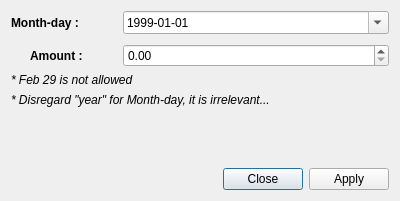
<?xml version="1.0" encoding="UTF-8"?>
<ui version="4.0">
 <class>EditAmountInfoDialog</class>
 <widget class="QDialog" name="EditAmountInfoDialog">
  <property name="geometry">
   <rect>
    <x>0</x>
    <y>0</y>
    <width>400</width>
    <height>201</height>
   </rect>
  </property>
  <property name="windowTitle">
   <string>Dialog</string>
  </property>
  <layout class="QVBoxLayout" name="verticalLayout_2">
   <item>
    <layout class="QVBoxLayout" name="verticalLayout">
     <item>
      <layout class="QFormLayout" name="formLayout">
       <property name="labelAlignment">
        <set>Qt::AlignRight|Qt::AlignTrailing|Qt::AlignVCenter</set>
       </property>
       <property name="formAlignment">
        <set>Qt::AlignLeading|Qt::AlignLeft|Qt::AlignTop</set>
       </property>
       <property name="horizontalSpacing">
        <number>40</number>
       </property>
       <property name="verticalSpacing">
        <number>10</number>
       </property>
       <item row="0" column="0">
        <widget class="QLabel" name="dateLabel">
         <property name="font">
          <font>
           <bold>true</bold>
          </font>
         </property>
         <property name="text">
          <string>Month-day : </string>
         </property>
        </widget>
       </item>
       <item row="1" column="0">
        <widget class="QLabel" name="label_3">
         <property name="font">
          <font>
           <bold>true</bold>
          </font>
         </property>
         <property name="text">
          <string>Amount :</string>
         </property>
        </widget>
       </item>
       <item row="1" column="1">
        <widget class="QDoubleSpinBox" name="amountDoubleSpinBox">
         <property name="maximum">
          <double>1000000000.000000000000000</double>
         </property>
        </widget>
       </item>
       <item row="0" column="1">
        <widget class="QDateEdit" name="dateDateEdit">
         <property name="dateTime">
          <datetime>
           <hour>0</hour>
           <minute>0</minute>
           <second>0</second>
           <year>1999</year>
           <month>1</month>
           <day>1</day>
          </datetime>
         </property>
         <property name="currentSection">
          <enum>QDateTimeEdit::YearSection</enum>
         </property>
         <property name="displayFormat">
          <string>yyyy-MM-dd</string>
         </property>
         <property name="calendarPopup">
          <bool>true</bool>
         </property>
        </widget>
       </item>
      </layout>
     </item>
    </layout>
   </item>
   <item>
    <widget class="QLabel" name="label_4">
     <property name="font">
      <font>
       <italic>true</italic>
      </font>
     </property>
     <property name="text">
      <string>* Feb 29 is not allowed</string>
     </property>
    </widget>
   </item>
   <item>
    <widget class="QLabel" name="warningLabel">
     <property name="font">
      <font>
       <italic>true</italic>
      </font>
     </property>
     <property name="text">
      <string>* Disregard &quot;year&quot; for Month-day, it is irrelevant...</string>
     </property>
    </widget>
   </item>
   <item>
    <spacer name="verticalSpacer">
     <property name="orientation">
      <enum>Qt::Vertical</enum>
     </property>
     <property name="sizeType">
      <enum>QSizePolicy::Expanding</enum>
     </property>
     <property name="sizeHint" stdset="0">
      <size>
       <width>20</width>
       <height>40</height>
      </size>
     </property>
    </spacer>
   </item>
   <item>
    <layout class="QHBoxLayout" name="horizontalLayout">
     <item>
      <spacer name="horizontalSpacer">
       <property name="orientation">
        <enum>Qt::Horizontal</enum>
       </property>
       <property name="sizeHint" stdset="0">
        <size>
         <width>40</width>
         <height>20</height>
        </size>
       </property>
      </spacer>
     </item>
     <item>
      <widget class="QPushButton" name="closePushButton">
       <property name="text">
        <string>Close</string>
       </property>
      </widget>
     </item>
     <item>
      <widget class="QPushButton" name="applyPushButton">
       <property name="text">
        <string>Apply</string>
       </property>
      </widget>
     </item>
    </layout>
   </item>
  </layout>
 </widget>
 <resources/>
 <connections/>
</ui>
